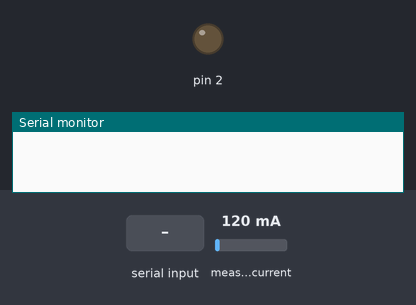
Simulated run of this sketch. Board: Arduino Uno, built with avr-gcc and run on an emulated ATmega328P. On the bench: output pins drawn as LEDs (lit = HIGH), the last lines printed to the serial monitor. Inputs (shaded band) come from the test bench; at power-on: measured current 120 mA.

Above: at 1.2 s.
1.3 s: "1" received over Serial
At 2.9 s:
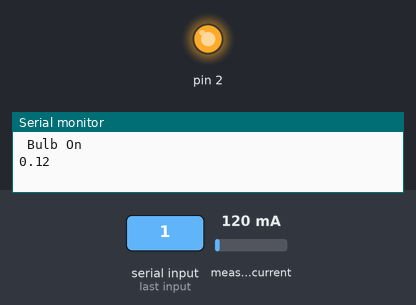
Timing chart, 0 to 4.4 s (numbered marks = the images above; inputs shaded):
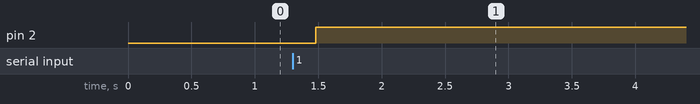

Measured:
- after the input at 1.3 s, pin 2: LOW → HIGH after 0.18 s

The sketch:

energy_monitor.ino
```cpp
#include "EmonLib.h"
// Include Emon Library
EnergyMonitor emon1;
int state = 0;
char relay = ' ';
// Create an instance
void setup()
{
  Serial.begin(9600);

  emon1.current(1, 30);             // Current: input pin, calibration.
  pinMode(2, OUTPUT);

  digitalWrite(2, LOW);

}

void loop()
{
while (Serial.available()){
  double Irms = emon1.calcIrms(1480);  // Calculate Irms only
  Serial.print(" ");
  state = Serial.read();
  digitalWrite(2, relay);
  if(Irms > 0.11){
  Serial.println("Bulb On");
}
else {
  Serial.println("Bulb Off");
}
  Serial.println(Irms);		       // Irms
}


}
// This code works and outputs 0.15A for a 150mA light bulb
```
